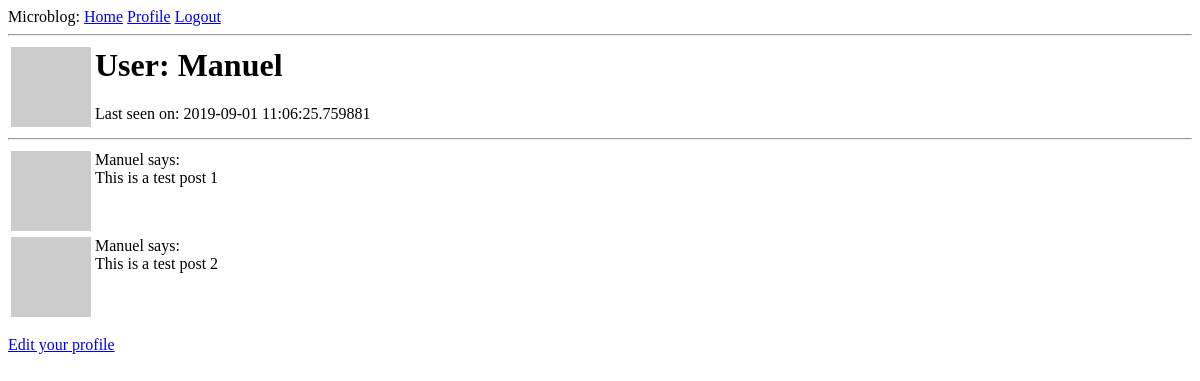
The app's page /user/Manuel (signed in), older data.
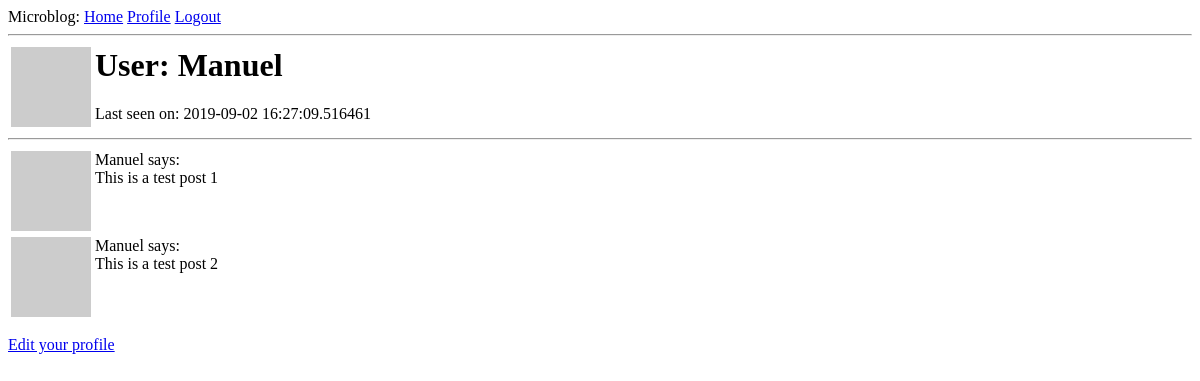
The same page, newer data.
### app/models.py (models this page shows, shortened)
class User(UserMixin, db.Model):
    id = db.Column(db.Integer, primary_key=True)
    username = db.Column(db.String(64), index=True, unique=True)
    email = db.Column(db.String(120), index=True, unique=True)
    password_hash = db.Column(db.String(128))
    posts = db.relationship('Post', backref='author', lazy='dynamic')
    about_me = db.Column(db.String(140))
    last_seen = db.Column(db.DateTime, default=datetime.utcnow)
    def avatar(self, size):
        digest = md5(self.email.lower().encode('utf-8')).hexdigest()
        return f'https://www.gravatar.com/avatar/{digest}?d=identicon&s={size}'

### app/routes.py (the view)
@app.route("/user/<username>", methods=['GET'])
@login_required
def user(username):
    user = User.query.filter_by(username=username).first_or_404()
    posts = [
        {'author': user, 'body': 'This is a test post 1'},
        {'author': user, 'body': 'This is a test post 2'},
    ]
    return render_template('user.html', user=user, posts=posts)

### app/models.py (called while the page is built)
@login.user_loader
def load_user(id):
    return User.query.get(int(id))

### app/routes.py (called while the page is built)
@app.before_request
def before_request():
    if current_user.is_authenticated:
        current_user.last_seen = datetime.utcnow()
        db.session.commit()

### app/templates/user.html (shortened to what this page needs)
{% extends "base.html" %}
{% block content %}
    <table>
        <tr valign="top">
            <td><img src="{{ user.avatar(128) }}"></td>
            <td>
                <h1>User: {{ user.username }}</h1>
                {% if user.last_seen %}<p>Last seen on: {{ user.last_seen }}</p>{% endif %}
            </td>
        </tr>
    </table>
    <hr>
    {% for post in posts %}
        {% include '_post.html' %}
    {% endfor %}
    {% if user == current_user %}
        <p><a href="{{ url_for('edit_profile') }}">Edit your profile</a></p>
    {% endif %}
{% endblock %}

### app/templates/base.html (shortened to what this page needs)
<html>
    <head>
    </head>
    <body>
        <div>
            Microblog:
      <a href="{{ url_for('index') }}">Home</a>
      {% if current_user.is_anonymous %}
      <a href="{{ url_for('login') }}">Login</a>
      {% else %}
      <a href="{{ url_for('user', username=current_user.username) }}">Profile</a>
      <a href="{{ url_for('logout') }}">Logout</a>
      {% endif %}
        </div>
        <hr>
        {% block content %}{% endblock %}
    </body>
</html>

### app/templates/_post.html
<table>
        <tr valign="top">
            <td><img src="{{ post.author.avatar(36) }}"></td>
            <td>{{ post.author.username }} says:<br>{{ post.body }}</td>
        </tr>
</table>

Row changes from the older to the newer data that the page shows:
changed User "Manuel": last_seen "2019-09-01 11:06:25.759881" → "2019-09-02 16:27:09.516461"
